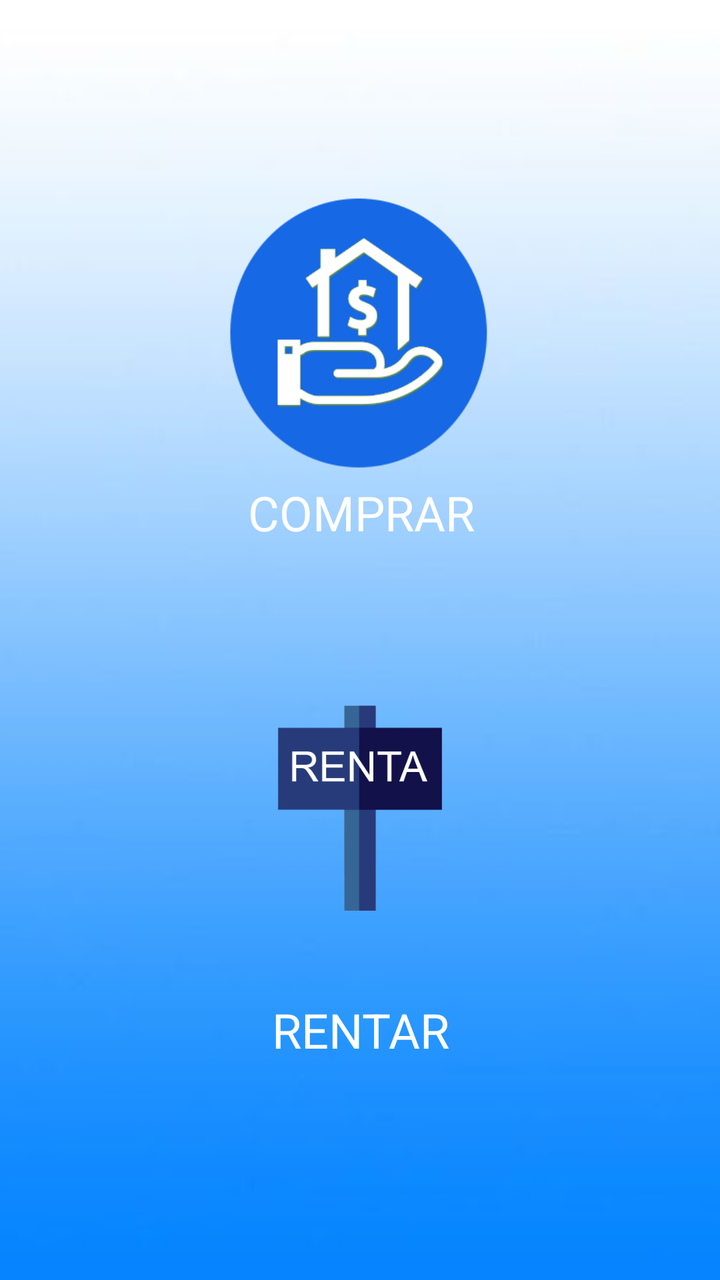
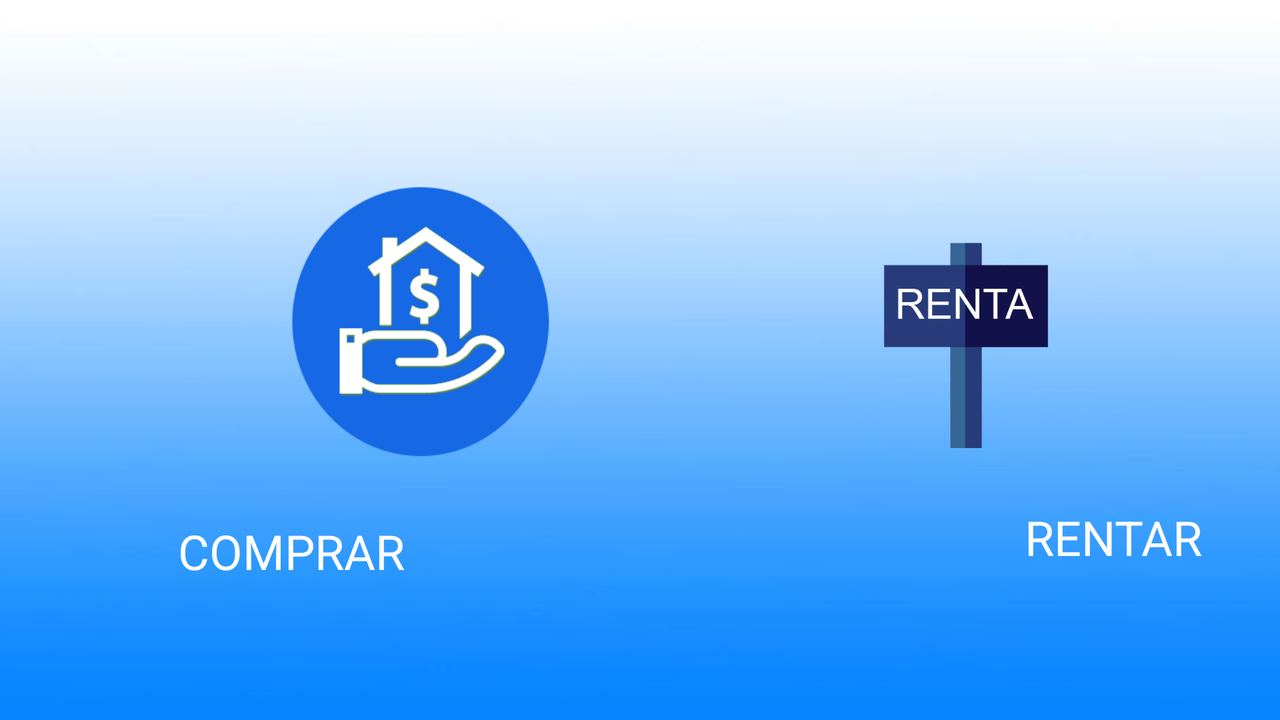

The same Android screen from two of the app's own layout files: first res/layout/ as a phone draws it, then the author's variant for another configuration, drawn on a device whose configuration selects that folder. Both files follow.
<!-- AndroidManifest.xml: application theme AppTheme.NoActionBar -->
<!-- res/layout/content_menuopciones.xml -->
<?xml version="1.0" encoding="utf-8"?>
<android.support.constraint.ConstraintLayout xmlns:android="http://schemas.android.com/apk/res/android"
    xmlns:app="http://schemas.android.com/apk/res-auto"
    xmlns:tools="http://schemas.android.com/tools"
    android:layout_width="match_parent"
    android:layout_height="match_parent"
    android:background="@drawable/menu"
    app:layout_behavior="@string/appbar_scrolling_view_behavior"
    tools:context="com.example.osuna.inmobiliaria.menuopciones"
    tools:showIn="@layout/activity_menuopciones">

    <ImageButton
        android:id="@+id/cmdrenta"
        android:layout_width="142dp"
        android:layout_height="147dp"
        android:layout_marginBottom="8dp"
        android:layout_marginEnd="121dp"
        android:layout_marginStart="121dp"
        android:layout_marginTop="8dp"
        android:background="@null"
        android:scaleType="fitCenter"
        app:layout_constraintBottom_toBottomOf="parent"
        app:layout_constraintEnd_toEndOf="parent"
        app:layout_constraintStart_toStartOf="parent"
        app:layout_constraintTop_toTopOf="parent"
        app:layout_constraintVertical_bias="0.668"
        app:srcCompat="@drawable/cmdrenta" />

    <ImageButton
        android:id="@+id/cmdcomprar"
        android:layout_width="142dp"
        android:layout_height="147dp"
        android:layout_marginBottom="8dp"
        android:layout_marginEnd="121dp"
        android:layout_marginStart="121dp"
        android:layout_marginTop="8dp"
        android:background="@null"
        android:scaleType="fitCenter"
        app:layout_constraintBottom_toBottomOf="parent"
        app:layout_constraintEnd_toEndOf="parent"
        app:layout_constraintStart_toStartOf="parent"
        app:layout_constraintTop_toTopOf="parent"
        app:layout_constraintVertical_bias="0.178"
        app:srcCompat="@drawable/comprar" />

    <TextView
        android:id="@+id/textView3"
        android:layout_width="wrap_content"
        android:layout_height="wrap_content"
        android:layout_marginEnd="135dp"
        android:layout_marginStart="136dp"
        android:text="COMPRAR"
        android:textColor="@android:color/white"
        android:textSize="24sp"
        app:layout_constraintEnd_toEndOf="parent"
        app:layout_constraintStart_toStartOf="parent"
        app:layout_constraintTop_toBottomOf="@+id/cmdcomprar"
        android:layout_marginRight="135dp"
        android:layout_marginLeft="136dp" />

    <TextView
        android:id="@+id/textView4"
        android:layout_width="wrap_content"
        android:layout_height="wrap_content"
        android:layout_marginEnd="147dp"
        android:layout_marginStart="148dp"
        android:layout_marginTop="25dp"
        android:text="RENTAR"
        android:textColor="@android:color/white"
        android:textSize="24sp"
        app:layout_constraintEnd_toEndOf="parent"
        app:layout_constraintStart_toStartOf="parent"
        app:layout_constraintTop_toBottomOf="@+id/cmdrenta" />
</android.support.constraint.ConstraintLayout>
<!-- res/layout/activity_menuopciones.xml (included above) -->
<?xml version="1.0" encoding="utf-8"?>
<android.support.design.widget.CoordinatorLayout xmlns:android="http://schemas.android.com/apk/res/android"
    xmlns:app="http://schemas.android.com/apk/res-auto"
    xmlns:tools="http://schemas.android.com/tools"
    android:layout_width="match_parent"
    android:layout_height="match_parent"
    tools:context="com.example.osuna.inmobiliaria.menuopciones">

    <include layout="@layout/content_menuopciones" />

    <android.support.design.widget.FloatingActionButton
        android:id="@+id/fab"
        android:layout_width="wrap_content"
        android:layout_height="wrap_content"
        android:layout_gravity="bottom|end"
        android:layout_margin="@dimen/fab_margin"
        app:srcCompat="@android:drawable/ic_dialog_email" />

</android.support.design.widget.CoordinatorLayout>
<!-- resources referenced by this layout -->
<resources>
  <dimen name="fab_margin">16dp</dimen>
  <!-- drawable cmdrenta: png bitmap (drawable, 5889 bytes) -->
  <!-- drawable comprar: png bitmap (drawable, 18988 bytes) -->
  <!-- drawable menu: jpg bitmap (drawable, 29136 bytes) -->
  <style name="AppTheme.NoActionBar">
          <item name="windowActionBar">false</item>
          <item name="windowNoTitle">true</item>
      </style>
</resources>
<!-- res/layout-land/content_menuopciones.xml (the author's variant of the layout above) -->
<!-- drawn on the phone turned sideways -->
<?xml version="1.0" encoding="utf-8"?>
<android.support.constraint.ConstraintLayout xmlns:android="http://schemas.android.com/apk/res/android"
    xmlns:app="http://schemas.android.com/apk/res-auto"
    xmlns:tools="http://schemas.android.com/tools"
    android:layout_width="match_parent"
    android:layout_height="match_parent"
    android:background="@drawable/menu"
    app:layout_behavior="@string/appbar_scrolling_view_behavior"
    tools:context="com.example.osuna.inmobiliaria.menuopciones"
    tools:showIn="@layout/activity_menuopciones">

    <ImageButton
        android:id="@+id/cmdrenta"
        android:layout_width="142dp"
        android:layout_height="147dp"
        android:layout_marginBottom="8dp"
        android:layout_marginEnd="96dp"
        android:layout_marginStart="10dp"
        android:layout_marginTop="8dp"
        android:background="@null"
        android:scaleType="fitCenter"
        app:layout_constraintBottom_toBottomOf="parent"
        app:layout_constraintEnd_toEndOf="parent"
        app:layout_constraintStart_toEndOf="@+id/cmdcomprar"
        app:layout_constraintTop_toTopOf="parent"
        app:layout_constraintVertical_bias="0.443"
        app:srcCompat="@drawable/cmdrenta" />

    <ImageButton
        android:id="@+id/cmdcomprar"
        android:layout_width="142dp"
        android:layout_height="147dp"
        android:layout_marginBottom="8dp"
        android:layout_marginEnd="120dp"
        android:layout_marginStart="150dp"
        android:layout_marginTop="8dp"
        android:background="@null"
        android:scaleType="fitCenter"
        app:layout_constraintBottom_toBottomOf="parent"
        app:layout_constraintEnd_toStartOf="@+id/cmdrenta"
        app:layout_constraintStart_toStartOf="parent"
        app:layout_constraintTop_toTopOf="parent"
        app:layout_constraintVertical_bias="0.403"
        app:srcCompat="@drawable/comprar" />

    <TextView
        android:id="@+id/textView3"
        android:layout_width="wrap_content"
        android:layout_height="wrap_content"
        android:layout_marginBottom="49dp"
        android:layout_marginEnd="150dp"
        android:layout_marginStart="300dp"
        android:layout_marginTop="25dp"
        android:text="COMPRAR"
        android:textColor="@android:color/white"
        android:textSize="24sp"
        app:layout_constraintBottom_toBottomOf="parent"
        app:layout_constraintEnd_toStartOf="@+id/textView4"
        app:layout_constraintStart_toStartOf="parent"
        app:layout_constraintTop_toBottomOf="@+id/cmdcomprar"
        app:layout_constraintVertical_bias="0.0" />

    <TextView
        android:id="@+id/textView4"
        android:layout_width="wrap_content"
        android:layout_height="wrap_content"
        android:layout_marginEnd="250dp"
        android:layout_marginStart="160dp"
        android:layout_marginTop="10dp"
        android:text="RENTAR"
        android:textColor="@android:color/white"
        android:textSize="24sp"
        app:layout_constraintEnd_toEndOf="parent"
        app:layout_constraintStart_toEndOf="@+id/textView3"
        app:layout_constraintTop_toBottomOf="@+id/cmdrenta" />
</android.support.constraint.ConstraintLayout>
<!-- res/layout/content_menuopciones.xml (included above) -->
<?xml version="1.0" encoding="utf-8"?>
<android.support.constraint.ConstraintLayout xmlns:android="http://schemas.android.com/apk/res/android"
    xmlns:app="http://schemas.android.com/apk/res-auto"
    xmlns:tools="http://schemas.android.com/tools"
    android:layout_width="match_parent"
    android:layout_height="match_parent"
    android:background="@drawable/menu"
    app:layout_behavior="@string/appbar_scrolling_view_behavior"
    tools:context="com.example.osuna.inmobiliaria.menuopciones"
    tools:showIn="@layout/activity_menuopciones">

    <ImageButton
        android:id="@+id/cmdrenta"
        android:layout_width="142dp"
        android:layout_height="147dp"
        android:layout_marginBottom="8dp"
        android:layout_marginEnd="121dp"
        android:layout_marginStart="121dp"
        android:layout_marginTop="8dp"
        android:background="@null"
        android:scaleType="fitCenter"
        app:layout_constraintBottom_toBottomOf="parent"
        app:layout_constraintEnd_toEndOf="parent"
        app:layout_constraintStart_toStartOf="parent"
        app:layout_constraintTop_toTopOf="parent"
        app:layout_constraintVertical_bias="0.668"
        app:srcCompat="@drawable/cmdrenta" />

    <ImageButton
        android:id="@+id/cmdcomprar"
        android:layout_width="142dp"
        android:layout_height="147dp"
        android:layout_marginBottom="8dp"
        android:layout_marginEnd="121dp"
        android:layout_marginStart="121dp"
        android:layout_marginTop="8dp"
        android:background="@null"
        android:scaleType="fitCenter"
        app:layout_constraintBottom_toBottomOf="parent"
        app:layout_constraintEnd_toEndOf="parent"
        app:layout_constraintStart_toStartOf="parent"
        app:layout_constraintTop_toTopOf="parent"
        app:layout_constraintVertical_bias="0.178"
        app:srcCompat="@drawable/comprar" />

    <TextView
        android:id="@+id/textView3"
        android:layout_width="wrap_content"
        android:layout_height="wrap_content"
        android:layout_marginEnd="135dp"
        android:layout_marginStart="136dp"
        android:text="COMPRAR"
        android:textColor="@android:color/white"
        android:textSize="24sp"
        app:layout_constraintEnd_toEndOf="parent"
        app:layout_constraintStart_toStartOf="parent"
        app:layout_constraintTop_toBottomOf="@+id/cmdcomprar"
        android:layout_marginRight="135dp"
        android:layout_marginLeft="136dp" />

    <TextView
        android:id="@+id/textView4"
        android:layout_width="wrap_content"
        android:layout_height="wrap_content"
        android:layout_marginEnd="147dp"
        android:layout_marginStart="148dp"
        android:layout_marginTop="25dp"
        android:text="RENTAR"
        android:textColor="@android:color/white"
        android:textSize="24sp"
        app:layout_constraintEnd_toEndOf="parent"
        app:layout_constraintStart_toStartOf="parent"
        app:layout_constraintTop_toBottomOf="@+id/cmdrenta" />
</android.support.constraint.ConstraintLayout>
